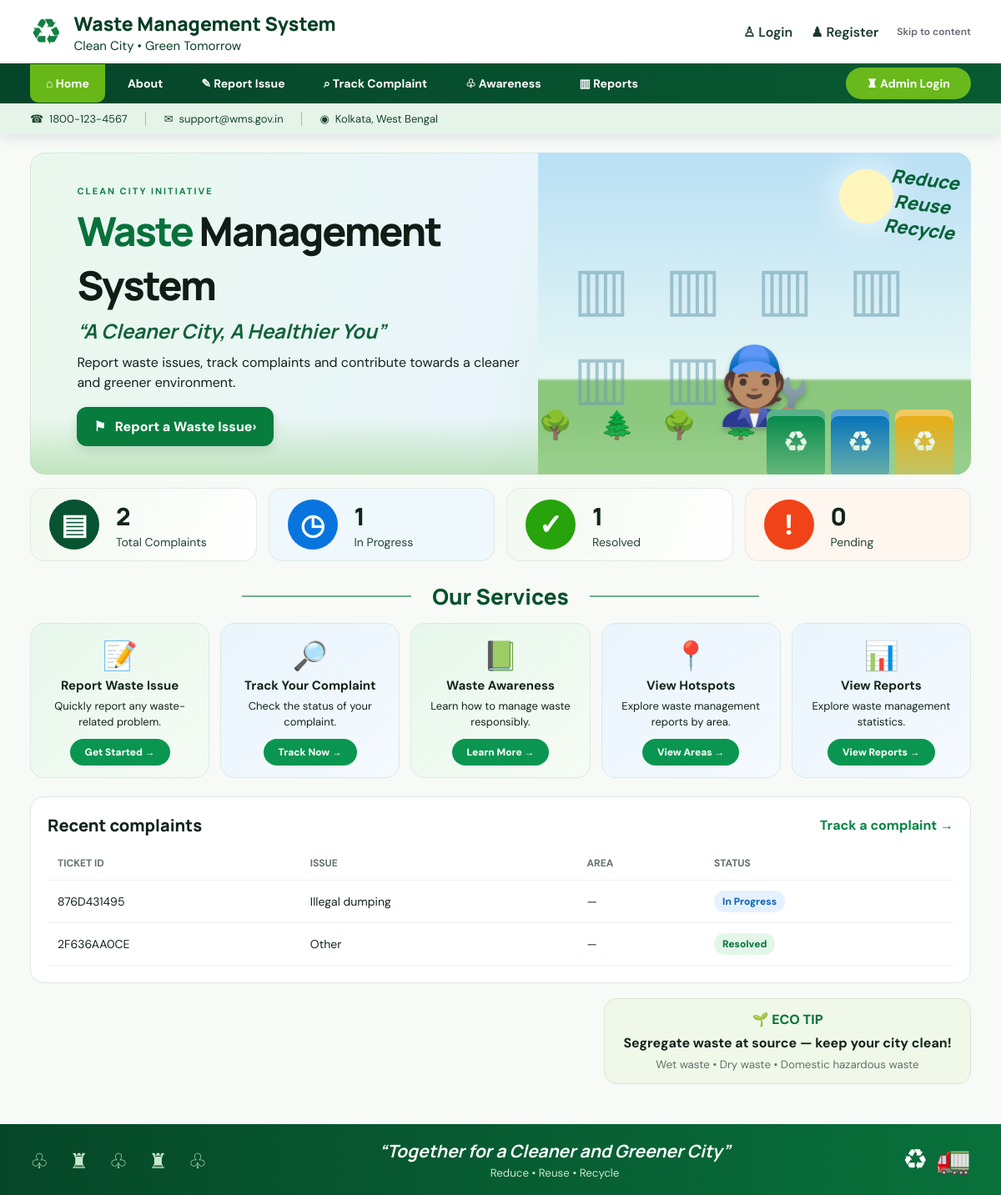
The page / on the database its author committed.
### portal/models.py (models this page shows, shortened)
class Complaint(models.Model):
    STATUS_CHOICES = [
        ("Pending", "Pending"),
        ("In Progress", "In Progress"),
        ("Resolved", "Resolved"),
    ]
    CATEGORY_CHOICES = [
        ("Garbage overflow", "Garbage overflow"),
        ("Missed collection", "Missed collection"),
        ("Illegal dumping", "Illegal dumping"),
        ("Street litter", "Street litter"),
        ("Blocked drain", "Blocked drain"),
        ("Other", "Other"),
    ]
    ticket_id = models.CharField(max_length=12, unique=True, editable=False)
    name = models.CharField(max_length=120)
    email = models.EmailField()
    phone = models.CharField(max_length=20, blank=True)
    category = models.CharField(max_length=40, choices=CATEGORY_CHOICES)
    address = models.CharField(max_length=240)
    area = models.CharField(max_length=120, blank=True)
    description = models.TextField()
    photo = models.ImageField(upload_to="complaints/", blank=True, null=True)
    status = models.CharField(max_length=20, choices=STATUS_CHOICES, default="Pending")
    admin_note = models.TextField(blank=True)
    created_at = models.DateTimeField(auto_now_add=True)
    updated_at = models.DateTimeField(auto_now=True)
    user = models.ForeignKey(settings.AUTH_USER_MODEL, on_delete=models.SET_NULL, null=True, blank=True)

### portal/views.py (the view)
# urls.py: path("", views.home, name="home"),
def home(request):
    qs = Complaint.objects.all()
    stats = {
        "total": qs.count(),
        "progress": qs.filter(status="In Progress").count(),
        "resolved": qs.filter(status="Resolved").count(),
        "pending": qs.filter(status="Pending").count(),
    }
    recent = qs.order_by("-created_at")[:5]
    return render(request, "portal/home.html", {"stats": stats, "recent": recent})

### portal/templates/portal/home.html
{% extends 'portal/base.html' %}{% block title %}Home | Waste Management System{% endblock %}{% block content %}
<section class="hero">
 <div class="hero-copy"><span class="eyebrow">CLEAN CITY INITIATIVE</span><h1><em>Waste</em> Management System</h1><h2>“A Cleaner City, A Healthier You”</h2><p>Report waste issues, track complaints and contribute towards a cleaner and greener environment.</p><a class="btn btn-light" href="{% url 'report' %}">⚑ &nbsp; Report a Waste Issue <b>›</b></a></div>
 <div class="hero-art" aria-label="Illustration of a clean green city"><div class="sun"></div><div class="skyline">▥　▥　▥　▥　▥　▥</div><div class="trees">🌳　🌲　🌳　🌲　🌳</div><div class="worker">🧑🏽‍🔧</div><div class="bins"><span>♻</span><span>♻</span><span>♻</span></div><div class="slogan">Reduce<br>Reuse<br>Recycle</div></div>
</section>
<section class="stats-grid">
 <article class="stat"><span class="stat-icon dark">▤</span><div><strong>{{ stats.total|default:"0" }}</strong><small>Total Complaints</small></div></article>
 <article class="stat"><span class="stat-icon blue">◷</span><div><strong>{{ stats.progress|default:"0" }}</strong><small>In Progress</small></div></article>
 <article class="stat"><span class="stat-icon green">✓</span><div><strong>{{ stats.resolved|default:"0" }}</strong><small>Resolved</small></div></article>
 <article class="stat"><span class="stat-icon orange">!</span><div><strong>{{ stats.pending|default:"0" }}</strong><small>Pending</small></div></article>
</section>
<div class="section-heading"><span></span><h2>Our Services</h2><span></span></div>
<section class="services-grid">
 <article class="service-card mint"><div class="service-icon">📝</div><h3>Report Waste Issue</h3><p>Quickly report any waste-related problem.</p><a class="pill-btn" href="{% url 'report' %}">Get Started →</a></article>
 <article class="service-card sky"><div class="service-icon">🔎</div><h3>Track Your Complaint</h3><p>Check the status of your complaint.</p><a class="pill-btn" href="{% url 'track' %}">Track Now →</a></article>
 <article class="service-card mint"><div class="service-icon">📗</div><h3>Waste Awareness</h3><p>Learn how to manage waste responsibly.</p><a class="pill-btn" href="{% url 'awareness' %}">Learn More →</a></article>
 <article class="service-card sky"><div class="service-icon">📍</div><h3>View Hotspots</h3><p>Explore waste management reports by area.</p><a class="pill-btn" href="{% url 'reports' %}">View Areas →</a></article>
 <article class="service-card sky"><div class="service-icon">📊</div><h3>View Reports</h3><p>Explore waste management statistics.</p><a class="pill-btn" href="{% url 'reports' %}">View Reports →</a></article>
</section>
{% if recent %}<section class="recent-panel"><div class="panel-head"><h2>Recent complaints</h2><a href="{% url 'track' %}">Track a complaint →</a></div><div class="table-wrap"><table><thead><tr><th>Ticket ID</th><th>Issue</th><th>Area</th><th>Status</th></tr></thead><tbody>{% for item in recent %}<tr><td>{{ item.ticket_id }}</td><td>{{ item.category }}</td><td>{{ item.area|default:"—" }}</td><td><span class="status {{ item.status|slugify }}">{{ item.status }}</span></td></tr>{% endfor %}</tbody></table></div></section>{% endif %}
<aside class="eco-tip"><span>🌱 ECO TIP</span><b>Segregate waste at source — keep your city clean!</b><small>Wet waste • Dry waste • Domestic hazardous waste</small></aside>
{% endblock %}

### portal/templates/portal/base.html (shortened to what this page needs)
{% load static %}
<!doctype html>
<html lang="en">
<head>
  <link rel="stylesheet" href="{% static 'portal/css/style.css' %}">
</head>
<body>
<header class="site-header">
  <div class="topbar wrap">
    <a class="brand" href="{% url 'home' %}"><span class="brand-mark">♻</span><span><b>Waste Management System</b><small>Clean City • Green Tomorrow</small></span></a>
    <div class="account-links">{% if user.is_authenticated %}<span>Hi, {{ user.first_name|default:user.username }}</span><a href="{% url 'logout' %}">Logout</a>{% else %}<a href="{% url 'login' %}">♙ Login</a><a href="{% url 'register' %}">♟ Register</a>{% endif %}<a href="#content" class="skip-link">Skip to content</a></div>
  </div>
  <nav class="nav"><div class="wrap nav-inner">
    <a href="{% url 'home' %}" class="{% if request.resolver_match.url_name == 'home' %}active{% endif %}">⌂ Home</a>
    <a href="{% url 'about' %}">About</a><a href="{% url 'report' %}">✎ Report Issue</a><a href="{% url 'track' %}">⌕ Track Complaint</a>
    <a href="{% url 'awareness' %}">♧ Awareness</a><a href="{% url 'reports' %}">▥ Reports</a><a class="admin-link" href="/admin/">♜ Admin Login</a>
  </div></nav>
  <div class="contact-strip"><div class="wrap">☎ &nbsp;1800-123-4567  ✉ &nbsp;support@wms.gov.in  ◉ &nbsp;Kolkata, West Bengal</div></div>
</header>
<main id="content" class="wrap main-content">
  {% block content %}{% endblock %}
</main>
<footer class="footer"><div class="wrap footer-inner"><div class="cityline">♧　♜　♧　♜　♧</div><div><strong>“Together for a Cleaner and Greener City”</strong><small>Reduce • Reuse • Recycle</small></div><div class="truck">♻ 🚛</div></div></footer>
</body></html>

### rows shown on the page
Complaint: ticket_id "876D431495", category "Illegal dumping", area "—", status "In Progress"
Complaint: ticket_id "2F636AA0CE", category "Other", area "—", status "Resolved"

### other values the page prints
{{ stats.total|default:"0" }} "2"
{{ stats.progress|default:"0" }} "1"
{{ stats.resolved|default:"0" }} "1"
{{ stats.pending|default:"0" }} "0"
